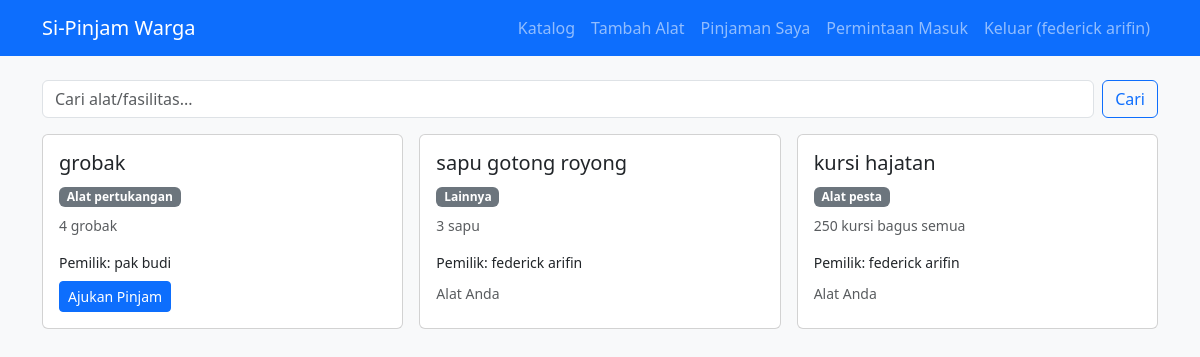
Screenshot of / (signed in) with the database file from the repository.
### models.py (models this page shows)
class User(UserMixin, db.Model):
    id = db.Column(db.Integer, primary_key=True)
    name = db.Column(db.String(80), nullable=False)
    email = db.Column(db.String(120), unique=True, nullable=False)
    password_hash = db.Column(db.String(200), nullable=False)

class Item(db.Model):
    id = db.Column(db.Integer, primary_key=True)
    name = db.Column(db.String(100), nullable=False)
    category = db.Column(db.String(50), nullable=False)
    description = db.Column(db.Text, default="")
    owner_id = db.Column(db.Integer, db.ForeignKey("user.id"), nullable=False)
    owner = db.relationship("User")

### app.py (the view)
@app.route("/")
@login_required
def catalog():
    q = request.args.get("q", "").strip()
    query = Item.query
    if q:
        query = query.filter(Item.name.ilike(f"%{q}%"))
    return render_template("catalog.html", items=query.order_by(Item.id.desc()).all(), q=q)

### app.py (called while the page is built)
@login_manager.user_loader
def load_user(uid):
    return db.session.get(User, int(uid))

### templates/catalog.html
{% extends "base.html" %}
{% block content %}
<form class="d-flex mb-3" method="get">
  <input class="form-control me-2" name="q" value="{{ q }}" placeholder="Cari alat/fasilitas...">
  <button class="btn btn-outline-primary">Cari</button>
</form>
<div class="row g-3">
  {% for i in items %}
  <div class="col-md-4"><div class="card h-100"><div class="card-body">
    <h5>{{ i.name }}</h5>
    <span class="badge bg-secondary">{{ i.category }}</span>
    <p class="mt-2 small text-muted">{{ i.description }}</p>
    <p class="small mb-2">Pemilik: {{ i.owner.name }}</p>
    {% if i.owner_id != current_user.id %}
      <a class="btn btn-sm btn-primary" href="{{ url_for('request_loan', item_id=i.id) }}">Ajukan Pinjam</a>
    {% else %}<span class="small text-muted">Alat Anda</span>{% endif %}
  </div></div></div>
  {% else %}<p class="text-muted">Belum ada alat. Tambahkan lewat menu "Tambah Alat".</p>
  {% endfor %}
</div>
{% endblock %}

### templates/base.html (shortened to what this page needs)
<!doctype html>
<html lang="id">
<head>
  <link href="https://cdn.jsdelivr.net/npm/bootstrap@5.3.3/dist/css/bootstrap.min.css" rel="stylesheet">
</head>
<body class="bg-light">
<nav class="navbar navbar-expand navbar-dark bg-primary mb-4">
  <div class="container">
    <a class="navbar-brand" href="{{ url_for('catalog') }}">Si-Pinjam Warga</a>
    {% if current_user.is_authenticated %}
    <div class="navbar-nav ms-auto align-items-center">
      <a class="nav-link" href="{{ url_for('catalog') }}">Katalog</a>
      <a class="nav-link" href="{{ url_for('new_item') }}">Tambah Alat</a>
      <a class="nav-link" href="{{ url_for('my_loans') }}">Pinjaman Saya</a>
      <a class="nav-link" href="{{ url_for('owner') }}">Permintaan Masuk</a>
      <a class="nav-link" href="{{ url_for('logout') }}">Keluar ({{ current_user.name }})</a>
    </div>
    {% endif %}
  </div>
</nav>
<div class="container pb-5">
  {% block content %}{% endblock %}
</div>
</body>
</html>

### rows the page displays
User: name "federick arifin"
Item: name "grobak", category "Alat pertukangan", description "4 grobak", owner.name "pak budi"
Item: name "sapu gotong royong", category "Lainnya", description "3 sapu", owner.name "federick arifin", shows "Alat Anda"
Item: name "kursi hajatan", category "Alat pesta", description "250 kursi bagus semua", owner.name "federick arifin", shows "Alat Anda"
